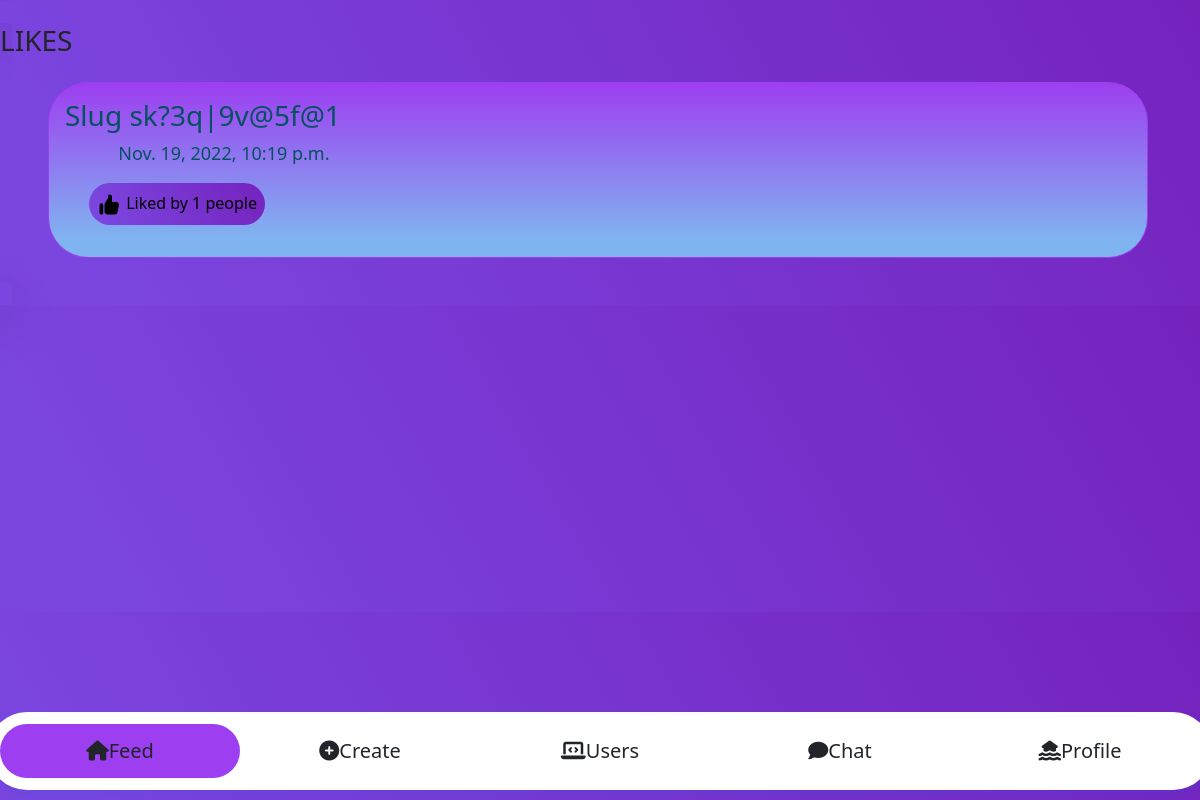
The page /15/detail (signed in) on the database its author committed.
### blog/models.py (models this page shows, shortened)
class Post(models.Model):
    class Meta:
        verbose_name = 'Post'
        verbose_name_plural = 'Posts'
    author = models.ForeignKey(User,
                on_delete=models.CASCADE,
    )
    image = models.ImageField(upload_to='post_images')
    content = RichTextField('', blank=True, null=True,
                    max_length=5000,
            )
    date_created = models.DateTimeField(default=datetime.now)
    date_updated = models.DateTimeField(auto_now=True)
    amount_of_likes = models.IntegerField(default=0)
    slug = models.SlugField(max_length=50, unique=True, blank = True)

### blog/views.py (the view, shortened to what this page needs)
# urls.py: path('<int:pk>/detail', PostDetailtView.as_view(), name='post_detail'),
class PostDetailtView(DetailView):
    model = Post
    template_name = 'blog/post_detail.html'
    context_object_name = 'post_detail'

### blog/templatetags/blog_tags.py (called while the page is built)
@register.simple_tag
def was_liked(user, id):
    try:
        PostLike.objects.get(user=user, obj_id=id)
        return True
    except PostLike.DoesNotExist:
        return False

### blog/templates/blog/post_detail.html (shortened to what this page needs)
{% extends "blog/base.html" %}
{% block content_blog %}
{% include "blog/like.html" %}
{% include "blog/post_model.html" with post=post_detail %}
{% endblock %}

### blog/templates/blog/post_model.html (shortened to what this page needs)
{% load blog_tags %}
<div class="post alert alert-info col-11">
    <div class="box col-12">
        <h3>Slug {{post.slug}}</h3>
    </div>
    <p class="date col-12">{{ post.date_created }}</p><br>
    <div class="py-3 px-4 space-y-3 box">
        {% was_liked user post.id as liked %}
        <div id="{{ post.id }}{{ category }}"
        data-type="post"
        data-id="{{ post.id }}"
        data-action="like"
        data-category="{{ category }}"
        class="flex space-x-4 lg:font-bold data-likes text-center {% if liked %} was_liked {% endif%} col-lg-2 col-md-4 col-sm-6">
            <a href="">
                <div class="p-2 rounded-full text-black " >
                    <p>Liked by </p>
                    <p data-count="like">{{post.amount_of_likes}}</p>
                    <p>people</p>
                </div>
             </a>
        </div>
    </div>
</div>

### blog/static/blog/css/style.css (style rules this page uses)
body { background-image: linear-gradient(60deg, rgb(123, 69, 223) 10%, #7522bd 100%); overflow-x: hidden; }
a { text-decoration: none; }
p { display: inline; }
.date { margin-left: 5%; font-size: 18px; font-weight: 200; min-width: fit-content; }
.post { margin: 2% 4%; border-radius: 40px; border: 1px solid #9d3ef0; background: #9d3ef0; background-image: linear-gradient(0deg, rgb(128, 180, 240) 10%, #9d3ef0 100%); word-break: break-all; overflow: hidden; text-overflow: ellipsis; }
.box { white-space: nowrap; }
.box div { display:inline-block; word-break: break-all; }
:root { --primary-color: #9d3ef0; --primary-color: #e6eef9; --secondary-color: #e6eef9; --secondary-color:#9d3ef0; }
*, *:after, *:before { box-sizing: border-box; }
.data-likes { min-width: fit-content; border-radius: 50px; margin-right: 1vw; background-image: linear-gradient(60deg, rgb(123, 69, 223) 10%, #7522bd 100%); }

### rows shown on the page
Post: slug "sk?3q|9v@5f@1", date_created "Nov. 19, 2022, 10:19 p.m.", amount_of_likes "1"
